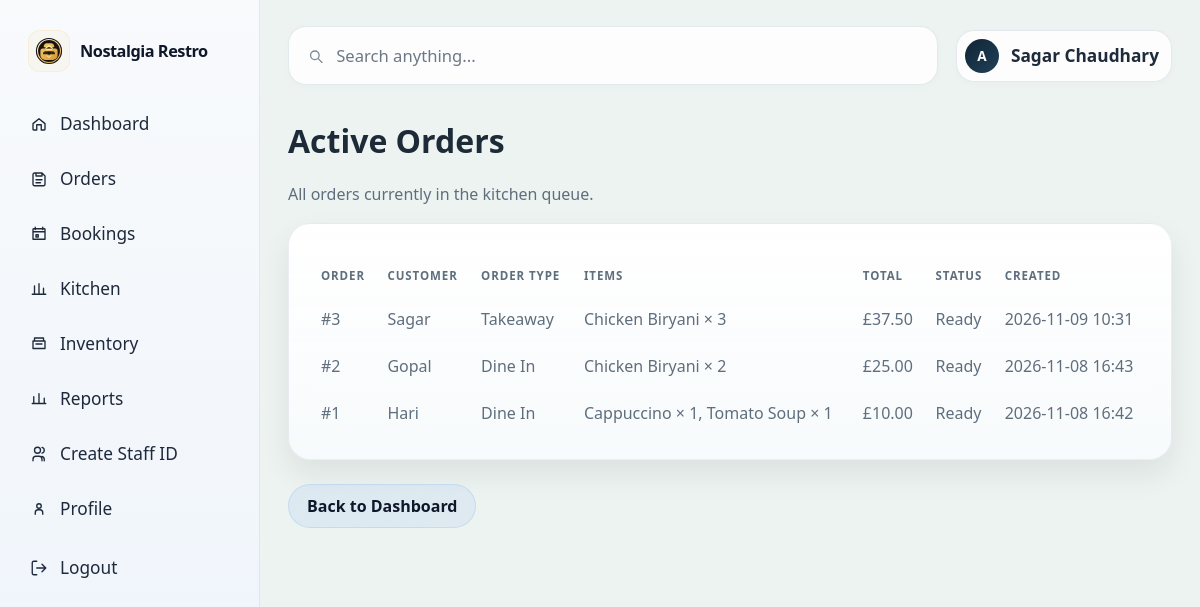
The page /dashboard/active-orders/ (signed in) on the database its author committed.
### restaurant/models.py (models this page shows, shortened)
class CustomUser(AbstractUser):
    ROLE_CHOICES = [
        ("admin", "Admin"),
        ("manager", "Manager"),
        ("waiter", "Waiter"),
        ("cashier", "Cashier"),
        ("kitchen_staff", "Kitchen Staff"),
        ("inventory_staff", "Inventory Staff"),
    ]
    role = models.CharField(max_length=30, choices=ROLE_CHOICES, default="waiter")
    phone_number = models.CharField(max_length=20, blank=True, default="")
    profile_picture = models.ImageField(upload_to="profile_pictures/", blank=True)

class Order(models.Model):
    ORDER_TYPE_CHOICES = [
        ("dine_in", "Dine In"),
        ("takeaway", "Takeaway"),
    ]
    STATUS_CHOICES = [
        ("pending", "Pending"),
        ("preparing", "Preparing"),
        ("ready", "Ready"),
    ]
    customer_name = models.CharField(max_length=120, default="Walk-in Customer")
    order_type = models.CharField(max_length=20, choices=ORDER_TYPE_CHOICES, default="dine_in")
    table_number = models.PositiveIntegerField(null=True, blank=True)
    status = models.CharField(max_length=20, choices=STATUS_CHOICES, default="pending")
    notes = models.TextField(blank=True)
    created_at = models.DateTimeField(auto_now_add=True)
    total_amount = models.DecimalField(max_digits=10, decimal_places=2, default=0)
    class Meta:
        ordering = ["-created_at"]

class OrderItem(models.Model):
    order = models.ForeignKey(Order, related_name="items", on_delete=models.CASCADE)
    menu_item = models.ForeignKey(MenuItem, on_delete=models.PROTECT)
    quantity = models.PositiveIntegerField(default=1)
    unit_price = models.DecimalField(max_digits=8, decimal_places=2)
    subtotal = models.DecimalField(max_digits=10, decimal_places=2, default=0)

class MenuItem(models.Model):
    CATEGORY_CHOICES = [
        ("indian", "Indian Cuisine"),
        ("nepali", "Nepali Cuisine"),
        ("british", "British Cuisine"),
        ("italian", "Italian Cuisine"),
        ("fast_food", "Fast Food & Starters"),
        ("dessert", "Desserts"),
        ("starter", "Starter"),
        ("main", "Main Course"),
        ("beverage", "Beverage"),
    ]
    name = models.CharField(max_length=100)
    description = models.TextField(blank=True)
    category = models.CharField(max_length=20, choices=CATEGORY_CHOICES, default="main")
    price = models.DecimalField(max_digits=8, decimal_places=2)
    is_available = models.BooleanField(default=True)
    class Meta:
        ordering = ["category", "name"]

### restaurant/views.py (the view)
        def wrapped_view(request, *args, **kwargs):
            if not request.user.is_authenticated:
                return redirect("login")
            if not request.user.is_active:
                return redirect("login")
            if roles and request.user.role not in roles:
                messages.warning(request, "You do not have permission to access that page.")
                return redirect("dashboard")
            return view_func(request, *args, **kwargs)

### restaurant/views.py (called while the page is built)
def role_required(*roles):
    def decorator(view_func):
        def wrapped_view(request, *args, **kwargs):
            if not request.user.is_authenticated:
                return redirect("login")
            if not request.user.is_active:
                return redirect("login")
            if roles and request.user.role not in roles:
                messages.warning(request, "You do not have permission to access that page.")
                return redirect("dashboard")
            return view_func(request, *args, **kwargs)
        return wrapped_view
    return decorator

@login_required
@role_required("admin", "manager", "kitchen_staff")
def active_orders(request):
    orders = (
        Order.objects.filter(status__in=["pending", "preparing", "ready"])
        .prefetch_related("items__menu_item")
        .order_by("-created_at")
    )
    return render(request, "restaurant/active_orders.html", {"orders": orders})

### restaurant/templates/restaurant/active_orders.html (shortened to what this page needs)
{% extends 'restaurant/base.html' %}
{% block content %}
  <h1>Active Orders</h1>
  <p class="muted">All orders currently in the kitchen queue.</p>
  <div class="section">
    <table class="table">
      <thead>
        <tr>
          <th>Order</th>
          <th>Customer</th>
          <th>Order Type</th>
          <th>Items</th>
          <th>Total</th>
          <th>Status</th>
          <th>Created</th>
        </tr>
      </thead>
      <tbody>
        {% for order in orders %}
          <tr>
            <td>#{{ order.pk }}</td>
            <td>{{ order.customer_name }}</td>
            <td>
              {{ order.get_order_type_display }}
            </td>
            <td>
              {% for item in order.items.all %}
                {{ item.menu_item.name }} × {{ item.quantity }}{% if not forloop.last %}, {% endif %}
              {% empty %}
                No items
              {% endfor %}
            </td>
            <td>£{{ order.total_amount|floatformat:2 }}</td>
            <td>{{ order.get_status_display }}</td>
            <td>{{ order.created_at|date:'Y-m-d H:i' }}</td>
          </tr>
        {% empty %}
          <tr>
            <td colspan="7" class="muted">There are no active orders.</td>
          </tr>
        {% endfor %}
      </tbody>
    </table>
  </div>
  <div class="page-actions">
    <a href="{% url 'dashboard' %}" class="button-link">Back to Dashboard</a>
  </div>
{% endblock %}

### restaurant/templates/restaurant/base.html (shortened to what this page needs)
{% load static %}
<!DOCTYPE html>
<html lang="en">
  <head>
    <link rel="stylesheet" href="{% static 'restaurant/styles.css' %}" />
  </head>
  <body class="{% if user.is_authenticated %}dashboard-shell{% endif %}{% block body_attrs %}{% endblock %}">
    <div class="app-shell">
      {% if user.is_authenticated %}
        <aside class="dashboard-sidebar">
          <div class="sidebar-brand">
            <div class="brand-mark">
              <img src="{% static 'restaurant/logo.svg' %}" alt="Nostalgia Restaurant logo" />
            </div>
            <div class="brand-name">Nostalgia Restro</div>
          </div>
          <nav class="sidebar-nav" aria-label="Sidebar navigation">
            <a class="nav-item {% if request.path == '/' or request.path == '/dashboard/' %}active{% endif %}" href="{% url 'dashboard' %}"><span class="icon-wrap"><svg viewBox="0 0 24 24" aria-hidden="true"><path d="M4 11.5L12 5l8 6.5V19a1 1 0 0 1-1 1h-4v-7H9v7H5a1 1 0 0 1-1-1v-7.5Z"/></svg></span>Dashboard</a>
            <a class="nav-item {% if request.path == '/orders/' %}active{% endif %}" href="{% url 'orders' %}"><span class="icon-wrap"><svg viewBox="0 0 24 24" aria-hidden="true"><path d="M8 4h8l4 4v11a2 2 0 0 1-2 2H6a2 2 0 0 1-2-2V6a2 2 0 0 1 2-2h2Zm0 0v4h8V4M8 13h8M8 17h6"/></svg></span>Orders</a>
            <a class="nav-item {% if request.path == '/bookings/' %}active{% endif %}" href="{% url 'bookings' %}"><span class="icon-wrap"><svg viewBox="0 0 24 24" aria-hidden="true"><path d="M7 3v3m10-3v3M4 9h16M5 5h14a1 1 0 0 1 1 1v13H4V6a1 1 0 0 1 1-1Zm3 8h3v3H8z"/></svg></span>Bookings</a>
            <a class="nav-item {% if request.path == '/kitchen/' %}active{% endif %}" href="{% url 'kitchen' %}"><span class="icon-wrap"><svg viewBox="0 0 24 24" aria-hidden="true"><path d="M6 19V8m6 11V5m6 14v-8M3 19h18"/></svg></span>Kitchen</a>
            <a class="nav-item {% if request.path == '/inventory/' %}active{% endif %}" href="{% url 'inventory' %}"><span class="icon-wrap"><svg viewBox="0 0 24 24" aria-hidden="true"><path d="M4 8h16v10H4zm2-4h12v4H6zM8 12h8"/></svg></span>Inventory</a>
            <a class="nav-item {% if request.path == '/reports/' %}active{% endif %}" href="{% url 'reports' %}"><span class="icon-wrap"><svg viewBox="0 0 24 24" aria-hidden="true"><path d="M5 18V9m7 9V5m7 13v-7M3 18h18"/></svg></span>Reports</a>
            <a class="nav-item {% if request.path == '/staff/create/' %}active{% endif %}" href="{% url 'staff_create' %}"><span class="icon-wrap"><svg viewBox="0 0 24 24" aria-hidden="true"><path d="M16 21v-2a4 4 0 0 0-4-4H8a4 4 0 0 0-4 4v2M10 11a4 4 0 1 0 0-8 4 4 0 0 0 0 8Zm9 10v-2a4 4 0 0 0-3-3.87M16 3.13a4 4 0 0 1 0 7.75"/></svg></span>Create Staff ID</a>
            <a class="nav-item {% if request.path == '/profile/' %}active{% endif %}" href="{% url 'profile' %}"><span class="icon-wrap"><svg viewBox="0 0 24 24" aria-hidden="true"><path d="M7 19v-2a4 4 0 0 1 4-4h2a4 4 0 0 1 4 4v2M12 11a3 3 0 1 0 0-6 3 3 0 0 0 0 6Z"/></svg></span>Profile</a>
            <form method="post" action="{% url 'logout' %}" class="sidebar-logout-form">
              <button type="submit" class="nav-item nav-item-button"><span class="icon-wrap"><svg viewBox="0 0 24 24" aria-hidden="true"><path d="M9 21H5a2 2 0 0 1-2-2V5a2 2 0 0 1 2-2h4M16 17l5-5-5-5M21 12H9"/></svg></span>Logout</button>
            </form>
          </nav>
        </aside>
      {% endif %}
      <div class="dashboard-main-panel">
        {% if user.is_authenticated %}
          <header class="dashboard-header">
            <form class="search-strip" role="search" method="get" action="{% url 'dashboard' %}">
              <svg viewBox="0 0 24 24" aria-hidden="true"><circle cx="11" cy="11" r="6"/><path d="M16 16l5 5"/></svg>
              <input type="search" name="q" value="{{ request.GET.q|default:'' }}" placeholder="Search anything..." aria-label="Search dashboard" />
            </form>
            <div class="profile-pill">
              <div class="profile-avatar">
                {% if user.profile_picture %}
                  <img src="{{ user.profile_picture.url }}" alt="{{ user.get_full_name|default:user.username }}" />
                {% else %}
                  {{ user.username|first|upper|default:'A' }}
                {% endif %}
              </div>
              <div class="profile-copy"><span class="role-label">{{ user.get_full_name|default:user.username }}</span></div>
            </div>
          </header>
        {% endif %}
        <main class="{% if user.is_authenticated %}dashboard-body{% else %}container{% endif %}">
          <div class="page-frame">
            {% block content %}{% endblock %}
          </div>
        </main>
      </div>
    </div>
  </body>
</html>

### rows shown on the page
CustomUser: username|first "A", get_full_name "Sagar Chaudhary"
Order: pk "3", customer_name "Sagar", order_type "Takeaway", total_amount "37.50", status "Ready", created_at "2026-11-09 10:31"
OrderItem: menu_item.name "Chicken Biryani", quantity "3"
Order: pk "2", customer_name "Gopal", order_type "Dine In", total_amount "25.00", status "Ready", created_at "2026-11-08 16:43"
OrderItem: menu_item.name "Chicken Biryani", quantity "2"
Order: pk "1", customer_name "Hari", order_type "Dine In", total_amount "10.00", status "Ready", created_at "2026-11-08 16:42"
OrderItem: menu_item.name "Cappuccino", quantity "1"
OrderItem: menu_item.name "Tomato Soup", quantity "1"
